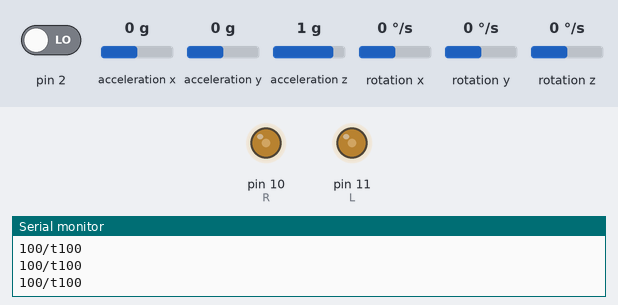
The sketch below on a simulated Arduino Uno, built with avr-gcc and run on an emulated ATmega328P. Shown: output pins drawn as LEDs (lit = HIGH), the last lines printed to the serial monitor. The inputs (shaded band) are chosen by the test bench; at power-on: rotation z 0 °/s, acceleration z 1 g, pin 2 LOW, acceleration x 0 g, acceleration y 0 g, rotation x 0 °/s, rotation y 0 °/s. The sensor or clock chip raises its interrupt line as the real part does.

Above: at 6.7 s.
6.8 s: rotation z set to -192 °/s
9.8 s: acceleration z set to -1.4 g
At 10.4 s:
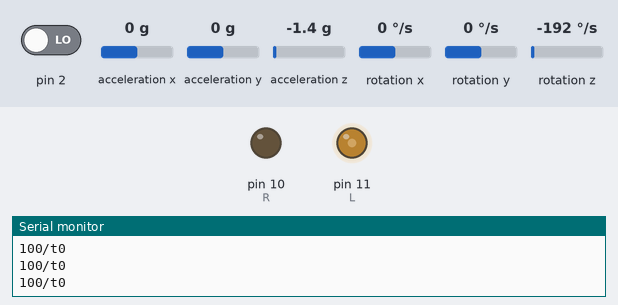
12.8 s: rotation z set to 0 °/s
At 15.0 s:
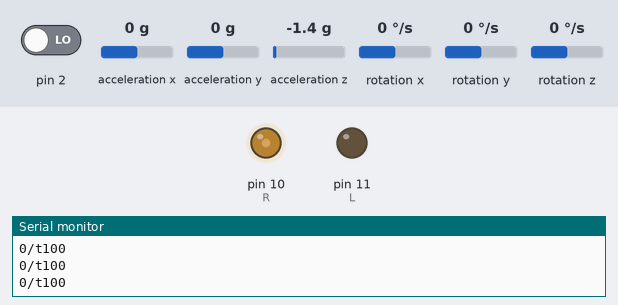
15.8 s: acceleration z set to -0.2 g
17.3 s: acceleration z set to 0.1 g
At 20.5 s:
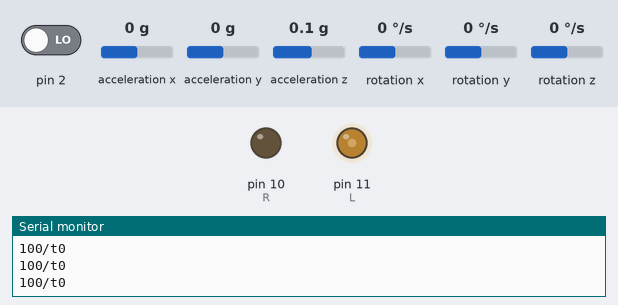
Timing chart, 0 to 21.3 s (numbered marks = the images above; inputs shaded):
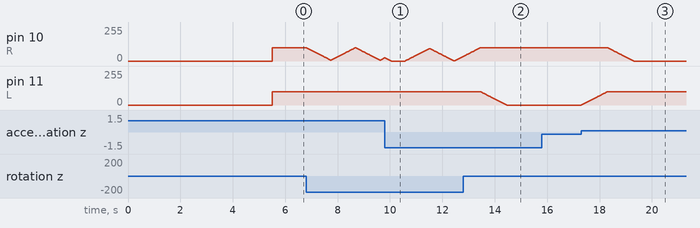

The sketch:

two_wheel_auto_cat.ino
```cpp
#include "I2Cdev.h"

#include "MPU6050_6Axis_MotionApps20.h"
#if I2CDEV_IMPLEMENTATION == I2CDEV_ARDUINO_WIRE
#include "Wire.h"
#endif

MPU6050 mpu;
/* =========================================================================
   NOTE: In addition to connection 3.3v, GND, SDA, and SCL, this sketch
   depends on the MPU-6050's INT pin being connected to the Arduino's
   external interrupt #0 pin. On the Arduino Uno and Mega 2560, this is
   digital I/O pin 2.
 * ========================================================================= */

#define OUTPUT_READABLE_YAWPITCHROLL


double val, initt;
int R = 10, L = 11, MAXX = 100, LV, RV;


// MPU control/status vars
bool dmpReady = false;  // set true if DMP init was successful
uint8_t mpuIntStatus;   // holds actual interrupt status byte from MPU
uint8_t devStatus;      // return status after each device operation (0 = success, !0 = error)
uint16_t packetSize;    // expected DMP packet size (default is 42 bytes)
uint16_t fifoCount;     // count of all bytes currently in FIFO
uint8_t fifoBuffer[64]; // FIFO storage buffer

// orientation/motion vars
Quaternion q;           // [w, x, y, z]         quaternion container
VectorInt16 aa;         // [x, y, z]            accel sensor measurements
VectorInt16 aaReal;     // [x, y, z]            gravity-free accel sensor measurements
VectorInt16 aaWorld;    // [x, y, z]            world-frame accel sensor measurements
VectorFloat gravity;    // [x, y, z]            gravity vector
float euler[3];         // [psi, theta, phi]    Euler angle container
float ypr[3];           // [yaw, pitch, roll]   yaw/pitch/roll container and gravity vector

// packet structure for InvenSense teapot demo
uint8_t teapotPacket[14] = { '$', 0x02, 0, 0, 0, 0, 0, 0, 0, 0, 0x00, 0x00, '\r', '\n' };


volatile bool mpuInterrupt = false;     // indicates whether MPU interrupt pin has gone high
void dmpDataReady() {
  mpuInterrupt = true;
}

void setup() {
  // join I2C bus (I2Cdev library doesn't do this automatically)
#if I2CDEV_IMPLEMENTATION == I2CDEV_ARDUINO_WIRE
  Wire.begin();
  TWBR = 24; // 400kHz I2C clock (200kHz if CPU is 8MHz)
#elif I2CDEV_IMPLEMENTATION == I2CDEV_BUILTIN_FASTWIRE
  Fastwire::setup(400, true);
#endif

  Serial.begin(9600);
  while (!Serial); // wait for Leonardo enumeration, others continue immediately

  mpu.initialize();

  devStatus = mpu.dmpInitialize();

  // supply your own gyro offsets here, scaled for min sensitivity
  mpu.setXGyroOffset(220);
  mpu.setYGyroOffset(76);
  mpu.setZGyroOffset(-85);
  mpu.setZAccelOffset(1788); // 1688 factory default for my test chip

  // make sure it worked (returns 0 if so)
  if (devStatus == 0) {
    mpu.setDMPEnabled(true);

    attachInterrupt(0, dmpDataReady, RISING);
    mpuIntStatus = mpu.getIntStatus();

    dmpReady = true;

    packetSize = mpu.dmpGetFIFOPacketSize();
  } else {
    // (if it's going to break, usually the code will be 1)
    Serial.print(F("DMP Initialization failed (code "));
    Serial.print(devStatus);
    Serial.println(F(")"));
  }

  for (int i = 0; i < 500; i++) {
    get_data();
  }
  initt = val;
  LV = MAXX;
  RV = MAXX;
  analogWrite(L, LV);
  analogWrite(R, RV);
}


void loop() {
  get_data();
  if (val < initt) {
    if (RV < MAXX) {
      RV++;
      analogWrite(R, RV);

    } else {
      if (LV > 0) {
        LV--;
      }
      analogWrite(L, LV);
    }
  } else if (val > initt) {
    if (LV < MAXX) {
      LV++;
      analogWrite(L, LV);
    } else {
      if (RV > 0) {
        RV--;
      }
      analogWrite(R, RV);
    }
  }
  Serial.print(LV);
  Serial.print("/t");
  Serial.println(RV);
}

void get_data() {
  if (!dmpReady) return;

  // wait for MPU interrupt or extra packet(s) available
  while (!mpuInterrupt && fifoCount < packetSize) {
  }

  mpuInterrupt = false;
  mpuIntStatus = mpu.getIntStatus();

  fifoCount = mpu.getFIFOCount();

  if ((mpuIntStatus & 0x10) || fifoCount == 1024) {
    mpu.resetFIFO();
  } else if (mpuIntStatus & 0x02) {
    while (fifoCount < packetSize) fifoCount = mpu.getFIFOCount();

    mpu.getFIFOBytes(fifoBuffer, packetSize);

    fifoCount -= packetSize;


#ifdef OUTPUT_READABLE_YAWPITCHROLL
    // display Euler angles in degrees
    mpu.dmpGetQuaternion(&q, fifoBuffer);
    mpu.dmpGetGravity(&gravity, &q);
    mpu.dmpGetYawPitchRoll(ypr, &q, &gravity);
    val = (ypr[0] * 180 / M_PI);
    //    (ypr[1] * 180 / M_PI);
    //  (ypr[2] * 180 / M_PI);
#endif

  }
}
```

Measured:
- the behaviour switches between -0.1 and 0 g on acceleration z (found by bisection; images 2 and 3)
- after the input at 9.8 s, pin 11 (L): stops changing and stays 100/255
- after the input at 12.8 s, pin 11 (L): moves from 100/255 to 0/255 over 0.99 s, starting after 0.66 s
- after the input at 17.3 s, pin 10 (R): moves from 100/255 to 0/255 over 0.99 s, starting after 1.0 s; pin 11 (L): moves from 0/255 to 100/255 over 0.99 s, starting at once
